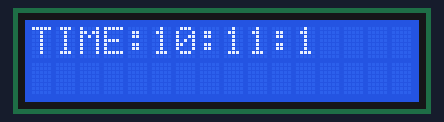
Bench run of a sketch on a simulated Arduino Uno, built with avr-gcc and run on an emulated ATmega328P. On the bench: 16×2 character LCD.

Above: at 0.1 s.
At 4.1 s:
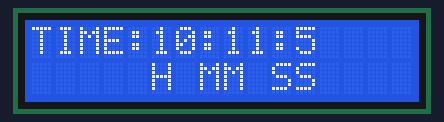
At 9.1 s:
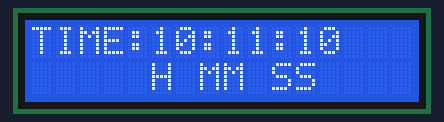
At 19.0 s:
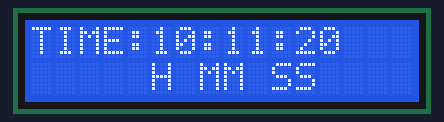
At 29.0 s:
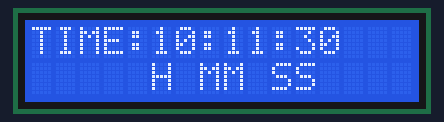
At 39.0 s:
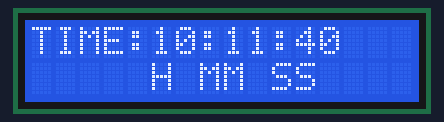

Measured:
- what the display in image 1 shows lasts 1.0 s, from 4.0 s to 5.0 s

The sketch:

rgb.ino
```cpp
#include <LiquidCrystal.h>
LiquidCrystal lcd (12,11,5,4,3,2);
int h=10;
int m=11 ;
int s=0;
int flag;
int ms=9;
int state1;
int state2;

void setup (){
  lcd.begin(16,2);
}
void loop (){
  lcd.setCursor(0,0);
  s=s+1;
  lcd.print("TIME:");
  lcd.print(h);
  lcd.print(":");
  lcd.print(m);
  lcd.print(":");
  lcd.print(s);
  delay(990);
  lcd.clear();
  lcd.setCursor(0,1);
  lcd.print("     H MM SS");
  if(s==60){
    s=0;
    m=m+1;
  }
  if(m==60)
  {
    m=0;
    h=h+1;
    flag=flag+1;

  }
  if(h==24)
  {
    h=0;
     {
    h=0;


  }}}
```
